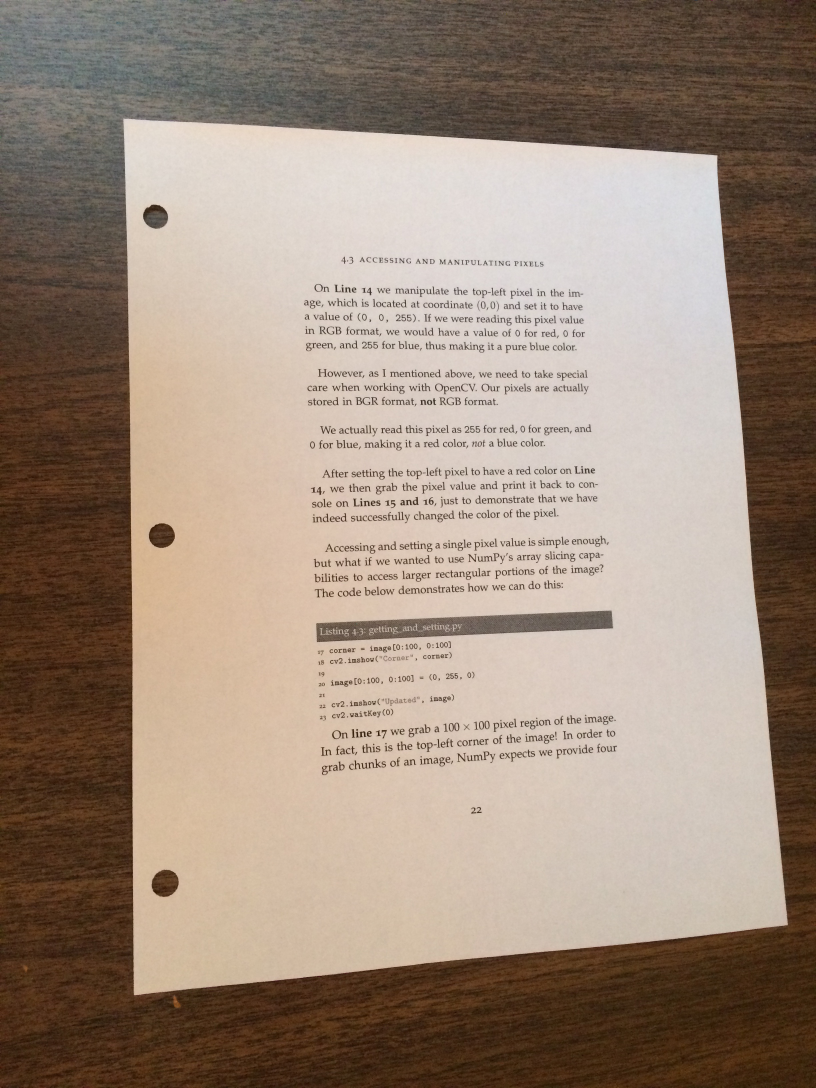
#> input picture Images/doc-Day3.jpg, 2448 x 3264 px (shown at 1/3 size)
$ python opencv_tutorial_02.py --image ../Images/doc-Day3.jpg
#> lines starting #> are read from the running program, lines starting #| are printed output that depends on the picture; after the words box and inside, x2 and y2 are one past the last pixel; in counts of white or black regions, pixels touching at a corner belong together
#Tutorial for tetrix image
#Import the necessary packages
import argparse
import imutils
import cv2
from numpy.core.numeric import outer

#Construct the argument parser and parse the arguments
ap = argparse.ArgumentParser()
ap.add_argument("-i", "--image", required=True, help="path to input image")
args = vars(ap.parse_args())

#Load the input image (whose path was supplied via command line aargument) and display the image to our screen
image = cv2.imread(args['image'])
#> image is the input picture: shape (3264, 2448, 3); mean B, G, R 123.7, 138.6, 156.7
cv2.imshow('Image', image)
cv2.waitKey(0)

#Convert the image to grayscale
gray = cv2.cvtColor(image, cv2.COLOR_BGR2GRAY)
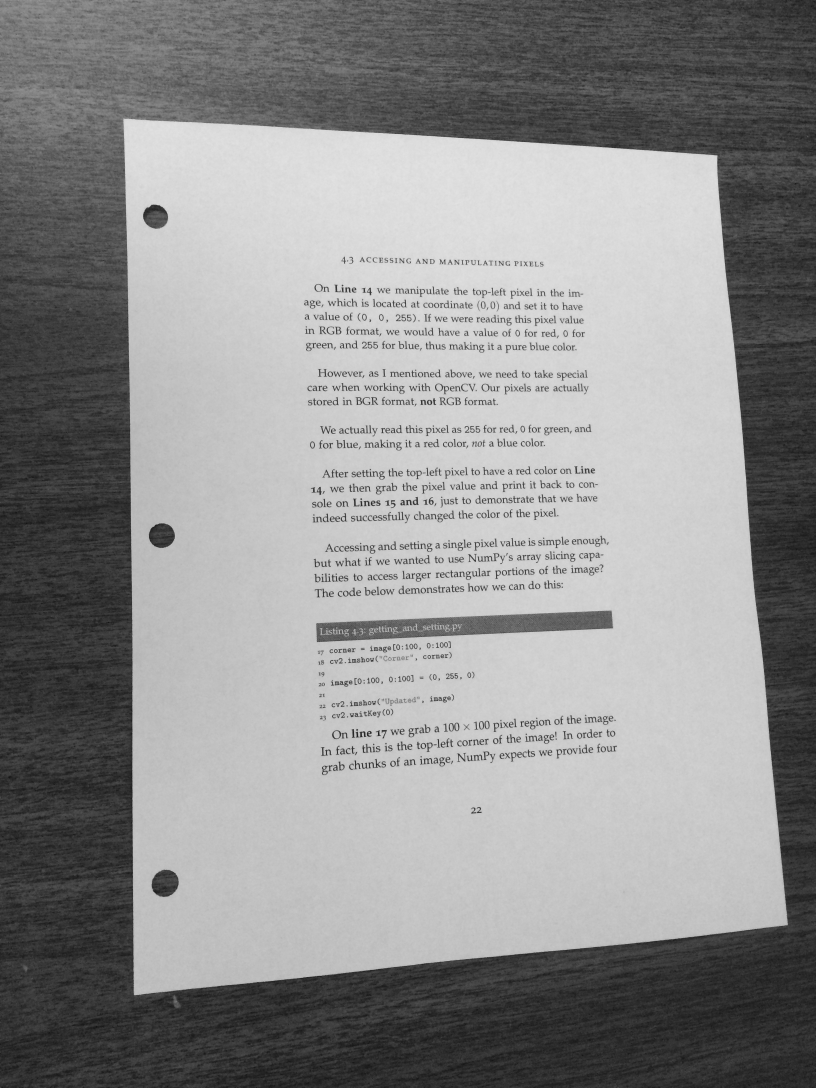
#> gray: shape (3264, 2448) (shown at 1/3 size); min 7, max 237, mean 142.4
cv2.imshow('Gray', gray)
cv2.waitKey(0)

#Applying edge detection we can find the outlines of objects in images
edged = cv2.Canny(gray, 30, 150)
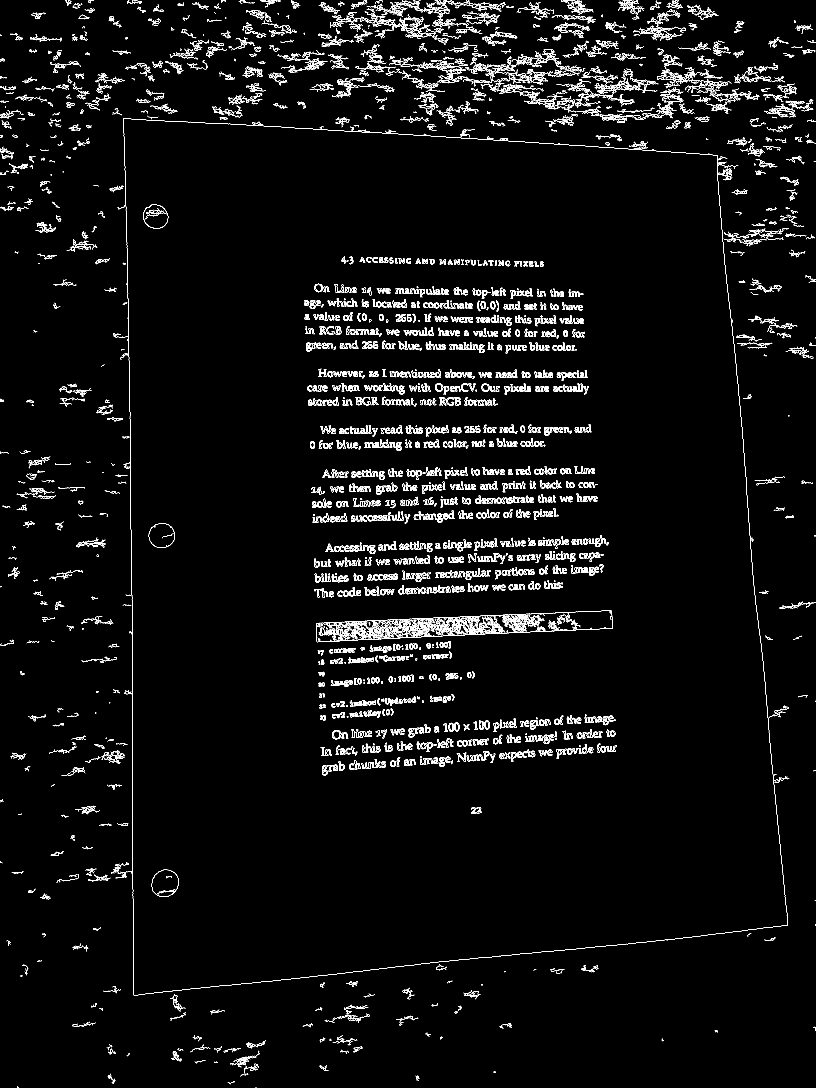
#> edged: shape (3264, 2448) (shown at 1/3 size); 2.6% white in thin lines or dots
cv2.imshow('Edged', edged)
cv2.waitKey(0)

#Threshold the image by setting all pixel values less than 225 to 255 (white; foreground) and all pixel values >= 225 to 255
#(black; background), threby segmenting the image
thresh = cv2.threshold(gray, 225, 255, cv2.THRESH_BINARY_INV)[1]
#> thresh: shape (3264, 2448); 100% white; black in thin lines or dots, all inside (x1, y1, x2, y2) = (374, 376, 2193, 1643)
cv2.imshow('Thresh', thresh)
cv2.waitKey(0)

#Find contours (i.e., outlines) of the foreground objects in the thresholded image
cnts = cv2.findContours(thresh.copy(), cv2.RETR_EXTERNAL, cv2.CHAIN_APPROX_SIMPLE)
#> cnts = 1 contour; box (x1, y1, x2, y2) and area: (0, 0, 2448, 3264) 7984561
cnts = imutils.grab_contours(cnts)
#> cnts = [[[0, 0], [0, 3263], [2447, 3263], [2447, 0]]]
output = image.copy()

#Loop over the contours
for c in cnts:
    #Draw each contour on the output image with a 3px thick purple outline, then display the output contours one at a time
    cv2.drawContours(output, [c], -1, (240, 0, 159), 3)
    cv2.imshow('Contours', output)
    cv2.waitKey(0)
#> this loop made 1 pass
#> c on pass 1: [[0, 0], [0, 3263], [2447, 3263], [2447, 0]]
#> pass 1, `cv2.imshow('Contours', output)`:
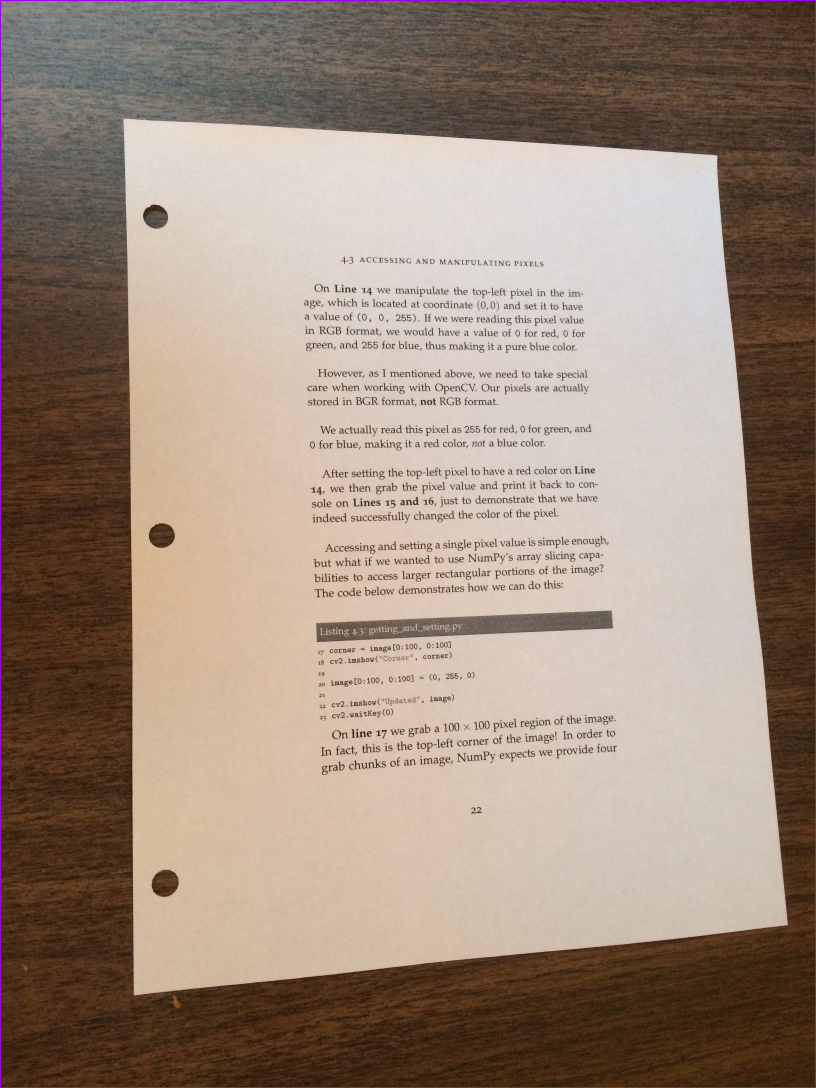
#> window 'Contours': shape (3264, 2448, 3) (shown at 1/3 size); mean B, G, R 124.5, 138.4, 157.1

#Draw the total number of contours found in purple
text = 'I found {} objects!'.format(len(cnts))
#> text = 'I found 1 objects!'
cv2.putText(output, text, (10, 25), cv2.FONT_HERSHEY_SIMPLEX, 0.7, (240, 0, 159), 2)
cv2.imshow('Contours', output)
cv2.waitKey(0)

#We apply erosions to reduce the size of foreground objects
mask = thresh.copy()
mask = cv2.erode(mask, None, iterations=5)
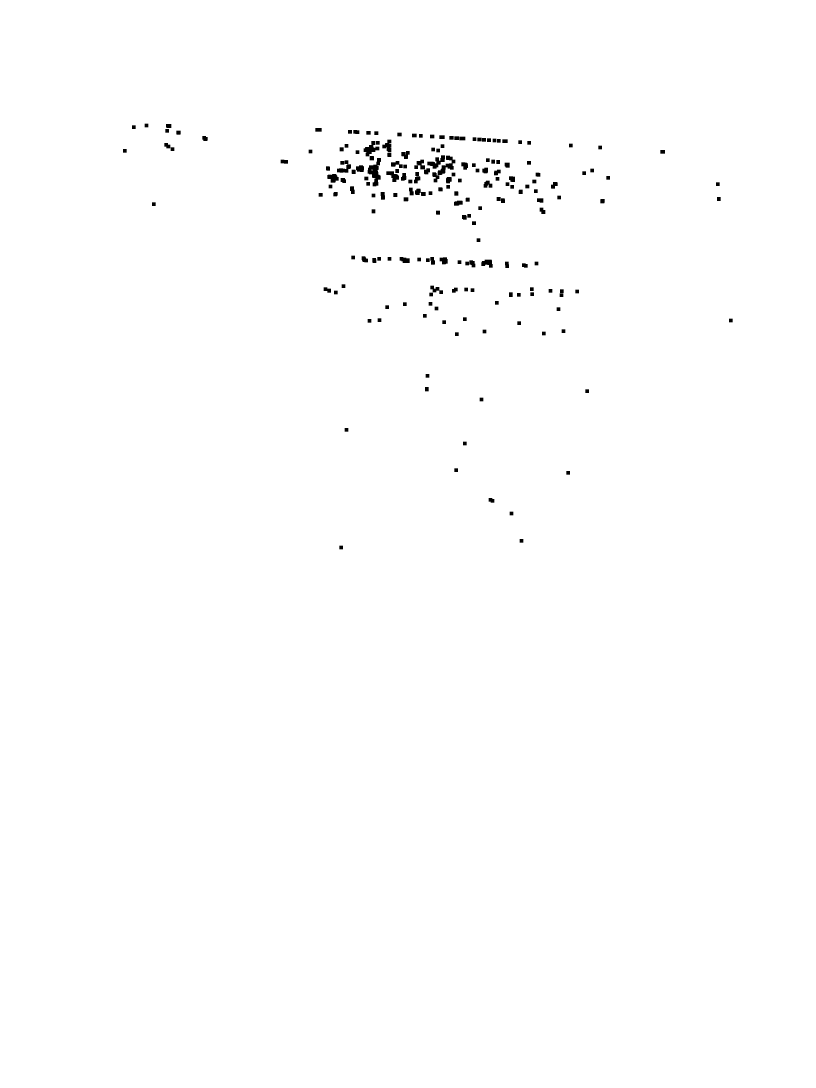
#> mask: shape (3264, 2448) (shown at 1/3 size); 99.5% white; 194 black regions, largest, box (x1, y1, x2, y2) and area: (1103, 474, 1143, 559) 1723, (1313, 467, 1366, 525) 1188, (1091, 423, 1138, 469) 1030
cv2.imshow('Eroded', mask)
cv2.waitKey(0)

#Similarly, dilations can increase the size of the ground objects
mask = thresh.copy()
mask = cv2.dilate(mask, None, iterations=5)
#> mask: shape (3264, 2448); every value is 255
cv2.imshow('Dilated', mask)
cv2.waitKey(0)

#A typical operation we may want to apply is to take our mask and apply a biwise AND to our input image, keeping only the masked regions
mask = thresh.copy()
output = cv2.bitwise_and(image, image, mask = mask)
cv2.imshow('Output', output)
cv2.waitKey(0)

$ run again, on Images/rooster.jpg
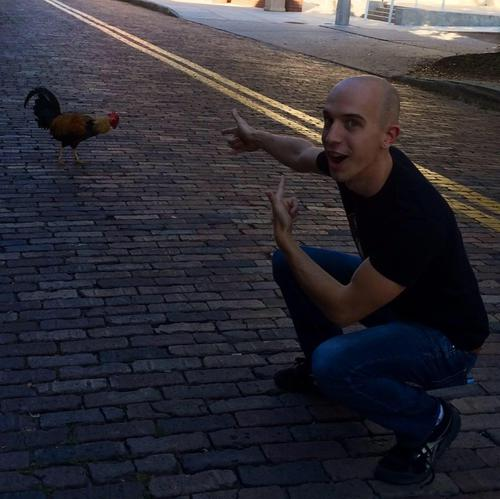
#> input picture Images/rooster.jpg, 500 x 499 px
#> image is the input picture: shape (499, 500, 3); mean B, G, R 52.8, 45.3, 47.5
#> edged: shape (499, 500); 17.5% white in thin lines or dots
#> thresh: shape (499, 500); 99.4% white; 42 black regions (33 under 20 px)
#> cnts = 3 contours, 2 with area under 20; largest, box (x1, y1, x2, y2) and area: (0, 0, 500, 499) 247178
#> the loop `for c in cnts:` made 3 passes
#> c on pass 1: [[214, 2]]
#> after the loop `for c in cnts:`:
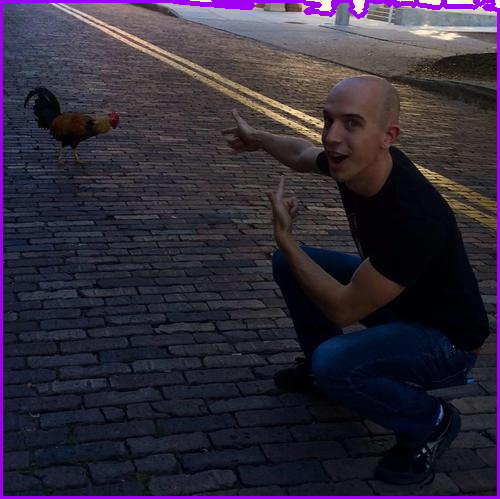
#> output: shape (499, 500, 3); 2.81% of pixels changed, all inside (x1, y1, x2, y2) = (0, 0, 500, 499)
#> text = 'I found 3 objects!'
#> `mask = cv2.erode(mask, None, iterations=5)`:
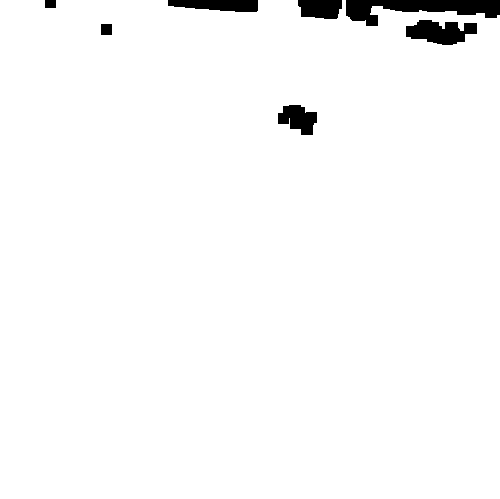
#> mask: shape (499, 500); 97.6% white; 7 black regions, largest, box (x1, y1, x2, y2) and area: (346, 0, 500, 26) 2167, (406, 20, 477, 45) 1196, (168, 0, 258, 12) 869
